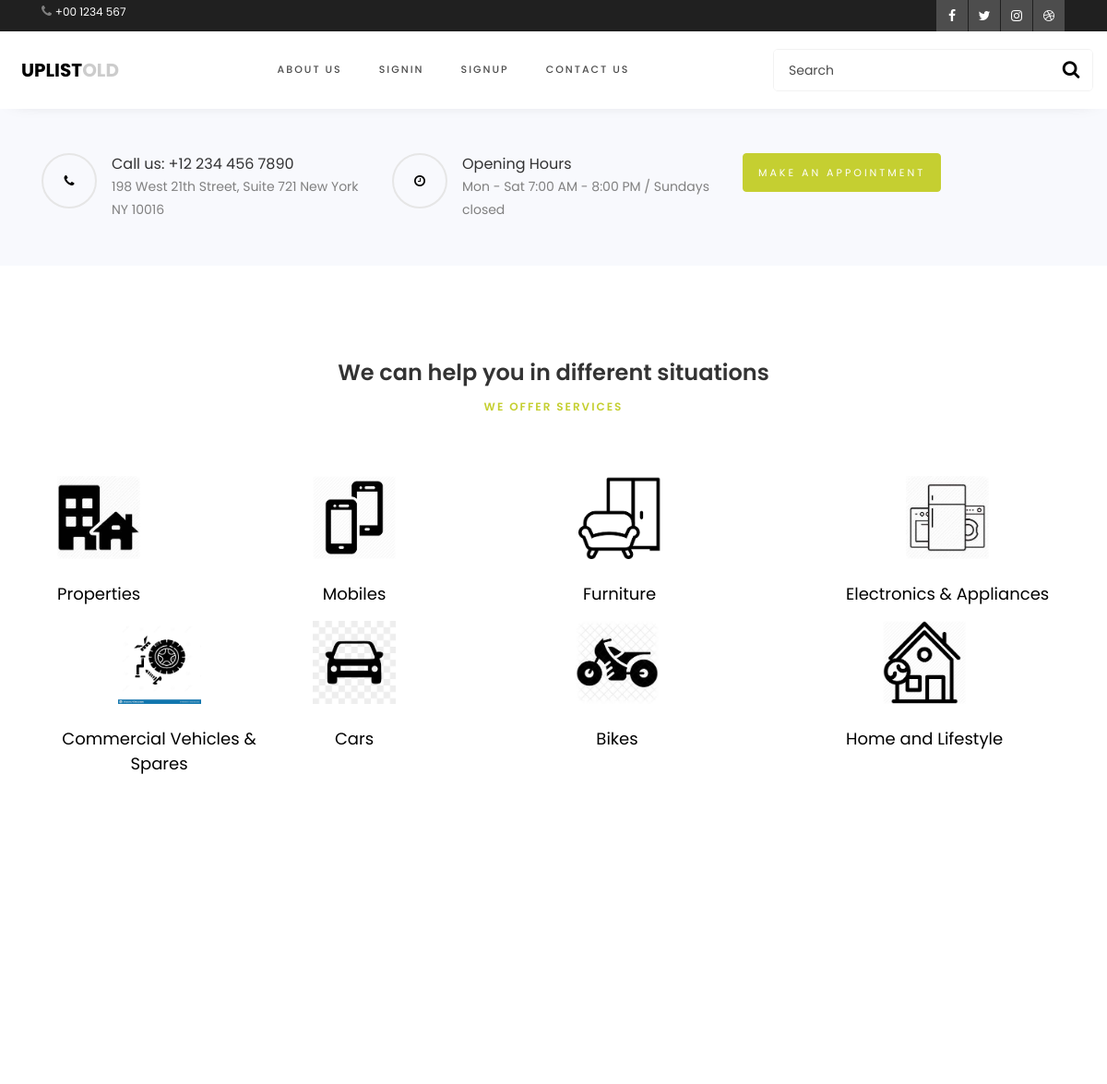
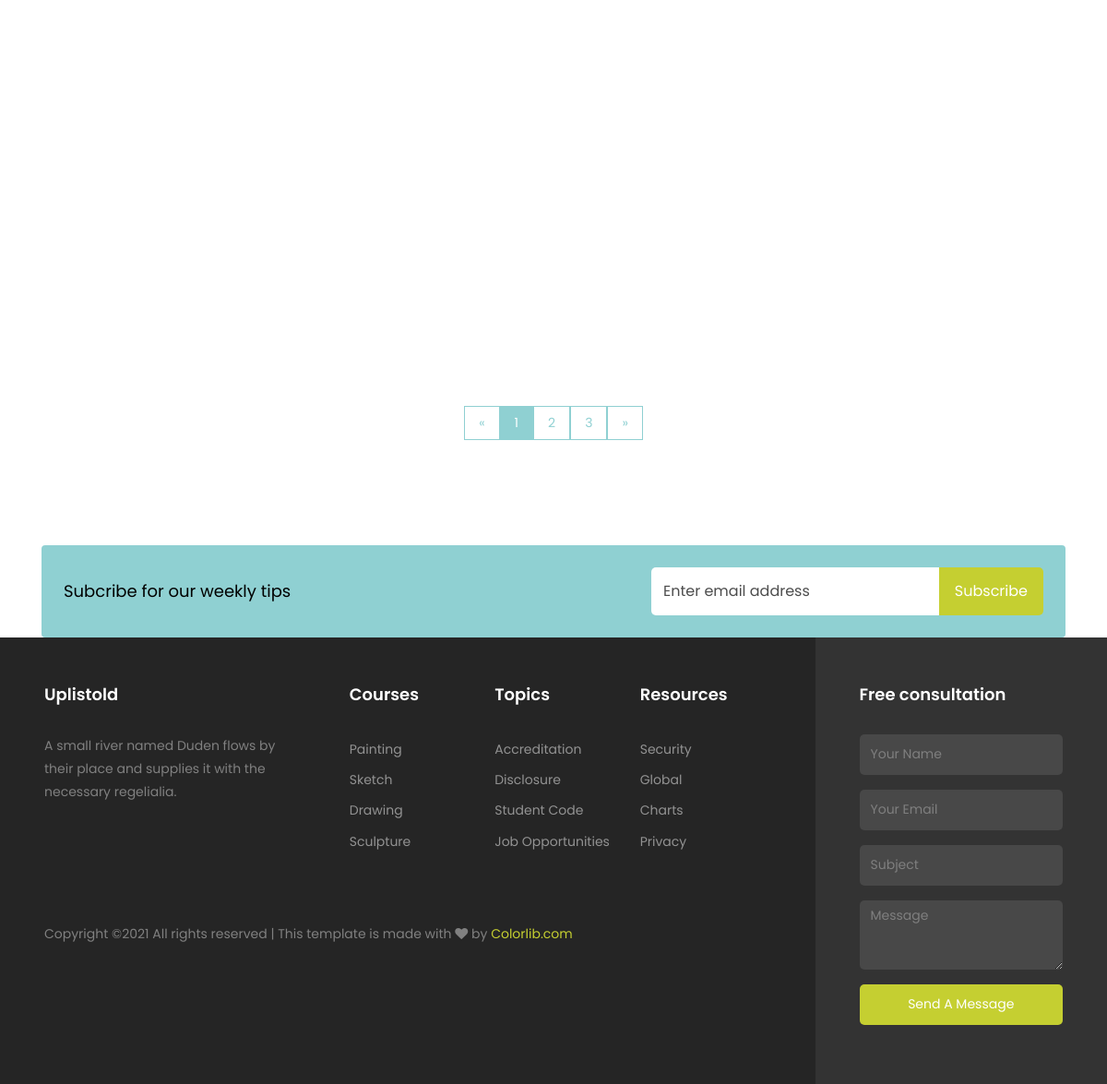
The page / on the database its author committed (2 pictures, top to bottom).
### uplistold/models.py (models this page shows, shortened)
class Category(models.Model):
    cat_name=models.CharField(max_length=150,null=True,blank=True)
    cat_image=models.ImageField(upload_to="images/cat_images/",null=True,
            blank=True,help_text="Please upload png and jpg images")

### uplistold/views.py (the view)
# urls.py: 2. Add a URL to urlpatterns:  path('', views.home, name='home')
def home(request):
    ad_list = Postad.objects.all()
    page = request.GET.get('page', 1)#
    paginator = Paginator(ad_list, 3)#3 pages(1-3  3-6 7)
    try:
        addata = paginator.page(page)
    except PageNotAnInteger:
        addata = paginator.page(1)
    except EmptyPage:
        addata = paginator.page(paginator.num_pages)
    locdata = Location.objects.all()
    catdata = Category.objects.all();
    return render(request, 'index.html', {'addata': addata, 'catdata': catdata, 'loc': locdata})

### uplistold/models.py (called while the page is built)
    def __str__(self):
        return self.location_name

### uplistold/templates/index.html (shortened to what this page needs)
{%include 'header.html'%}
		<section class="intro py-5 bg-light">
			<div class="container">
				<div class="row">
					<div class="col-md-4">
						<div class="intro-box w-100 d-flex">
							<div class="icon d-flex align-items-center justify-content-center">
								<span class="fa fa-phone"></span>
							</div>
							<div class="text pl-3">
								<h4 class="mb-0">Call us: +12 234 456 7890</h4>
								<span> 198 West 21th Street, Suite 721 New York NY 10016</span>
							</div>
						</div>
					</div>
					<div class="col-md-4">
						<div class="intro-box w-100 d-flex">
							<div class="icon d-flex align-items-center justify-content-center">
								<span class="fa fa-clock-o"></span>
							</div>
							<div class="text pl-3">
								<h4 class="mb-0">Opening Hours</h4>
								<span>Mon - Sat 7:00 AM - 8:00 PM / Sundays closed</span>
							</div>
						</div>
					</div>
					<div class="col-md-4">
						<div class="intro-box w-100">
							<p class="mb-0"><a href="#" class="btn btn-primary">Make an Appointment</a></p>
						</div>
					</div>
				</div>
			</div>
		</section>
    <section class="ftco-section">
    	<div class="container">
    		<div class="row justify-content-center pb-5 mb-3">
          <div class="col-md-7 heading-section text-center ftco-animate">
            <h2>We can help you in different situations</h2>
            <span class="subheading">We offer Services</span>
          </div>
        </div>
    		<div class="row">
         {% for i in catdata %}
          <div class="col-md-3 d-flex services align-self-stretch px-4 ftco-animate">
            <div class="d-block text-center">
              <div class="  text-center">
            		<img class="catimage mx-auto" src="{{i.cat_image.url}}"/>
              </div>
              <div class="media-body p-2 mt-3">
                <a href="/adsbycat/{{i.id}}"><h3 class="heading">{{i.cat_name}}</h3></a>
              </div>
            </div>
          </div>
		  {%endfor%}
        </div>
    	</div>
    </section>
    <section class="ftco-section">
      <div class="container">
        <div class="row justify-content-center pb-5 mb-3">
        </div>
        <div class="row d-flex">
        </div>
		{% if addata.has_other_pages %}
  <ul class="pagination text-align-center justify-content-center">
    {% if addata.has_previous %}
      <li><a href="?page={{ addata.previous_page_number }}">&laquo;</a></li>
    {% else %}
      <li class="disabled"><span>&laquo;</span></li>
    {% endif %}
    {% for i in addata.paginator.page_range %}
      {% if addata.number == i %}
        <li class="active"><span>{{ i }} <span class="sr-only">(current)</span></span></li>
      {% else %}
        <li><a href="?page={{ i }}">{{ i }}</a></li>
      {% endif %}
    {% endfor %}
    {% if addata.has_next %}
      <li><a href="?page={{ addata.next_page_number }}">&raquo;</a></li>
    {% else %}
      <li class="disabled"><span>&raquo;</span></li>
    {% endif %}
  </ul>
{% endif %}
      </div>
    </section>
    <section class="ftco-section ftco-no-pb ftco-no-pt">
      <div class="container">
      	<div class="row">
	      	<div class="col-md-12">
	      		<div class="bg-secondary w-100 rounded p-4">
	        		<div class="row">
			          <div class="col-md-7 d-flex align-items-center">
			            <h2 class="mb-3 mb-sm-0" style="color:black; font-size: 18px;">Subcribe for our weekly tips</h2>
			          </div>
			          <div class="col-md-5 d-flex align-items-center">
			            <form action="#" class="subscribe-form">
			              <div class="form-group d-flex">
			                <input type="text" class="form-control" placeholder="Enter email address">
			                <input type="submit" value="Subscribe" class="submit px-3">
			              </div>
			            </form>
			          </div>
		          </div>
			      </div>
			    </div>
			  </div>
      </div>
    </section>
    {%include 'footer.html'%}

### uplistold/templates/header.html (shortened to what this page needs)
{% load static%}
<!DOCTYPE html>
<html lang="en">
  <head>
    <link rel="stylesheet" href="https://stackpath.bootstrapcdn.com/font-awesome/4.7.0/css/font-awesome.min.css">
    <link rel="stylesheet" href="{% static 'css/animate.css'%}">
    <link rel="stylesheet" href="{% static 'css/owl.carousel.min.css'%}">
    <link rel="stylesheet" href="{% static 'css/owl.theme.default.min.css'%}">
    <link rel="stylesheet" href="{% static 'css/magnific-popup.css'%}">
    <link rel="stylesheet" href="{% static 'css/flaticon.css'%}">
    <link rel="stylesheet" href="{% static 'css/style.css'%}">
  </head>
  <body>
    <div class="wrap">
			<div class="container">
				<div class="row justify-content-between">
						<div class="col">
							<p class="mb-0 phone"><span class="fa fa-phone"></span> <a href="#">+00 1234 567</a></p>
						</div>
						<div class="col d-flex justify-content-end">
							<div class="social-media">
				    		<p class="mb-0 d-flex">
				    			<a href="#" class="d-flex align-items-center justify-content-center"><span class="fa fa-facebook"><i class="sr-only">Facebook</i></span></a>
				    			<a href="#" class="d-flex align-items-center justify-content-center"><span class="fa fa-twitter"><i class="sr-only">Twitter</i></span></a>
				    			<a href="#" class="d-flex align-items-center justify-content-center"><span class="fa fa-instagram"><i class="sr-only">Instagram</i></span></a>
				    			<a href="#" class="d-flex align-items-center justify-content-center"><span class="fa fa-dribbble"><i class="sr-only">Dribbble</i></span></a>
				    		</p>
			        </div>
						</div>
				</div>
			</div>
		</div>
		<nav class="navbar navbar-expand-lg navbar-dark ftco_navbar bg-dark ftco-navbar-light" id="ftco-navbar">
	    <div class="container-fluid ml-2">
	    	<a class="navbar-brand" href="/">Uplist<span>old</span></a>
	    	<form action="#" class="searchform order-sm-start order-lg-last">
          <div class="form-group d-flex">
            <input type="text" class="form-control pl-3" placeholder="Search">
            <button type="submit" placeholder="" class="form-control search"><span class="fa fa-search"></span></button>
          </div>
        </form>
	      <div class="collapse navbar-collapse" id="ftco-nav">
	        <ul class="navbar-nav m-auto">
				{% if user.is_authenticated %}
	        	<li class="nav-item"><a href="/profile" class="nav-link">My Account</a></li>
	        	<li class="nav-item"><a href="/changepass" class="nav-link">Change Password</a></li>
	        	<li class="nav-item"><a href="/adpost" class="nav-link">Post Ad</a></li>
	        	<li class="nav-item"><a href="/myads" class="nav-link">My Ads</a></li>
	        	<li class="nav-item"><a href="/inbox" class="nav-link">Inbox</a></li>
	        	<li class="nav-item"><a href="/outbox" class="nav-link">Outbox</a></li>
	          	<li class="nav-item"><a href="/signout" class="nav-link">LogOut</a></li>
				{% else %}
				<li class="nav-item"><a href="#" class="nav-link">About Us</a></li>
				<li class="nav-item"><a href="/signin" class="nav-link">SignIn</a></li>
	          	<li class="nav-item"><a href="/signup" class="nav-link">SignUp</a></li>
	          	<li class="nav-item"><a href="#" class="nav-link">Contact Us</a></li>
				{% endif %}
	        </ul>
	      </div>
	    </div>
	  </nav>

### uplistold/templates/footer.html (shortened to what this page needs)
 {% load static%}
<footer class="footer">
			<div class="container-fluid px-lg-5">
				<div class="row">
					<div class="col-md-9 py-5">
						<div class="row">
							<div class="col-md-4 mb-md-0 mb-4">
								<h2 class="footer-heading">Uplistold</h2>
								<p>A small river named Duden flows by their place and supplies it with the necessary regelialia.</p>
								<ul class="ftco-footer-social p-0">
		            </ul>
							</div>
							<div class="col-md-8">
								<div class="row justify-content-center">
									<div class="col-md-12 col-lg-10">
										<div class="row">
											<div class="col-md-4 mb-md-0 mb-4">
												<h2 class="footer-heading">Courses</h2>
												<ul class="list-unstyled">
						              <li><a href="#" class="py-1 d-block">Painting</a></li>
						              <li><a href="#" class="py-1 d-block">Sketch</a></li>
						              <li><a href="#" class="py-1 d-block">Drawing</a></li>
						              <li><a href="#" class="py-1 d-block">Sculpture</a></li>
						            </ul>
											</div>
											<div class="col-md-4 mb-md-0 mb-4">
												<h2 class="footer-heading">Topics</h2>
												<ul class="list-unstyled">
						              <li><a href="#" class="py-1 d-block">Accreditation</a></li>
						              <li><a href="#" class="py-1 d-block">Disclosure</a></li>
						              <li><a href="#" class="py-1 d-block">Student Code</a></li>
						              <li><a href="#" class="py-1 d-block">Job Opportunities</a></li>
						            </ul>
											</div>
											<div class="col-md-4 mb-md-0 mb-4">
												<h2 class="footer-heading">Resources</h2>
												<ul class="list-unstyled">
						              <li><a href="#" class="py-1 d-block">Security</a></li>
						              <li><a href="#" class="py-1 d-block">Global</a></li>
						              <li><a href="#" class="py-1 d-block">Charts</a></li>
						              <li><a href="#" class="py-1 d-block">Privacy</a></li>
						            </ul>
											</div>
										</div>
									</div>
								</div>
							</div>
						</div>
						<div class="row mt-md-5">
							<div class="col-md-12">
								<p class="copyright">
					  Copyright &copy;<script>document.write(new Date().getFullYear());</script> All rights reserved | This template is made with <i class="fa fa-heart" aria-hidden="true"></i> by <a href="https://colorlib.com" target="_blank">Colorlib.com</a>
					  </p>
							</div>
						</div>
					</div>
					<div class="col-md-3 py-md-5 py-4 aside-stretch-right pl-lg-5">
						<h2 class="footer-heading">Free consultation</h2>
						<form action="#" class="form-consultation">
              <div class="form-group">
                <input type="text" class="form-control" placeholder="Your Name">
              </div>
              <div class="form-group">
                <input type="text" class="form-control" placeholder="Your Email">
              </div>
              <div class="form-group">
                <input type="text" class="form-control" placeholder="Subject">
              </div>
              <div class="form-group">
                <textarea name="" id="" cols="30" rows="3" class="form-control" placeholder="Message"></textarea>
              </div>
              <div class="form-group">
              	<button type="submit" class="form-control submit px-3">Send A Message</button>
              </div>
            </form>
					</div>
				</div>
			</div>
		</footer>
  </body>
</html>

### uplistold/templates/index.html (style rules this page uses)
.catimage { height:90px; width:90px; }
.pagination li { padding:5px 15px; //background-color:#eee; border:1px solid #8fd0d2 ; color:#8fd0d2; }
.pagination li a { color:#8fd0d2; }
.active { background-color:#8fd0d2; color:#fff !important; }

### rows shown on the page
Category: cat_image (picture), cat_name "Properties"
Category: cat_image (picture), cat_name "Mobiles"
Category: cat_image (picture), cat_name "Furniture"
Category: cat_image (picture), cat_name "Electronics & Appliances"
Category: cat_image (picture), cat_name "Commercial Vehicles & Spares"
Category: cat_image (picture), cat_name "Cars"
Category: cat_image (picture), cat_name "Bikes"
Category: cat_image (picture), cat_name "Home and Lifestyle"

### other values the page prints
{{ i }} "1"
{{ i }} "2" "3"
